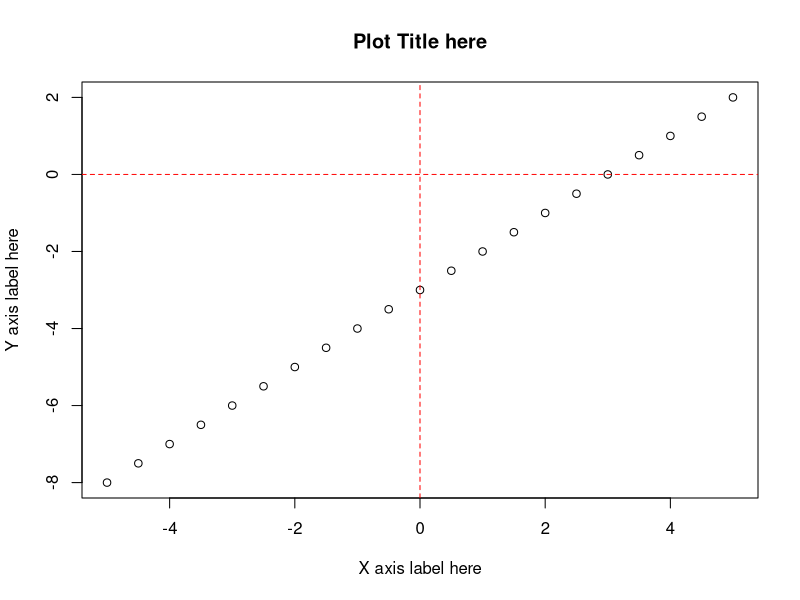
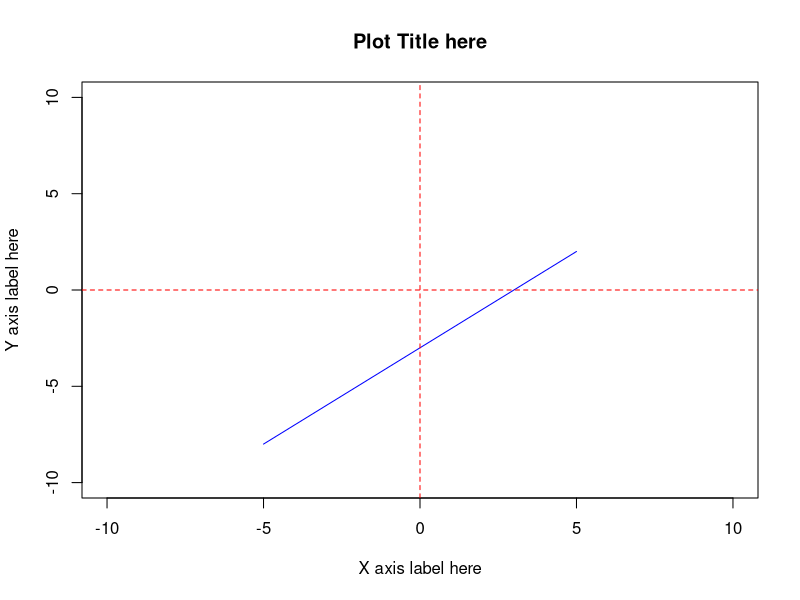
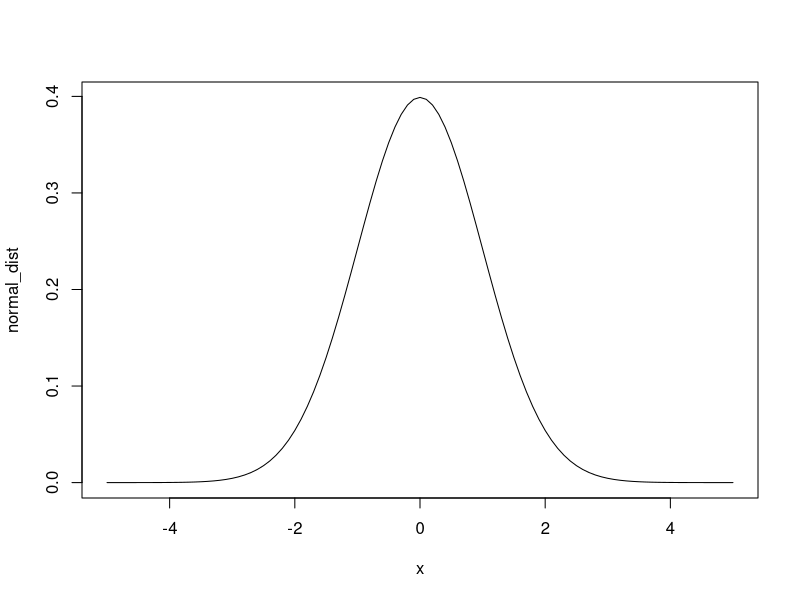
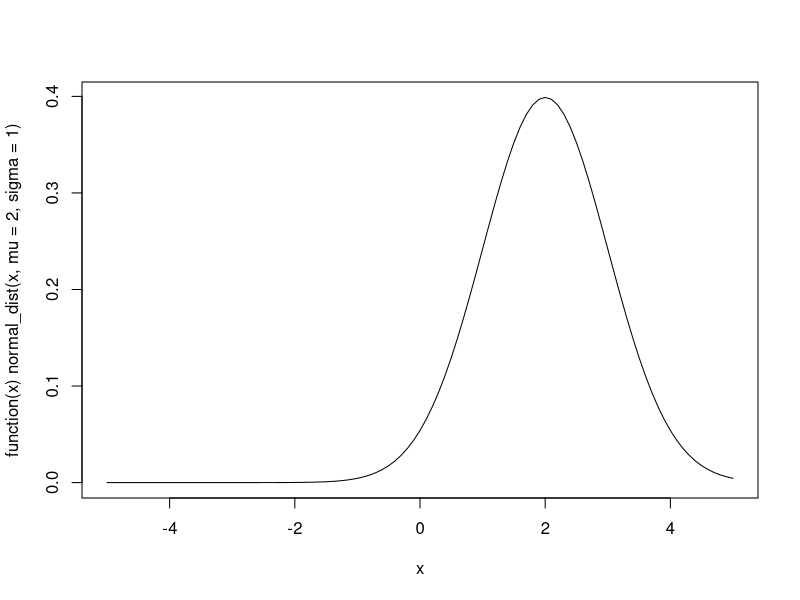
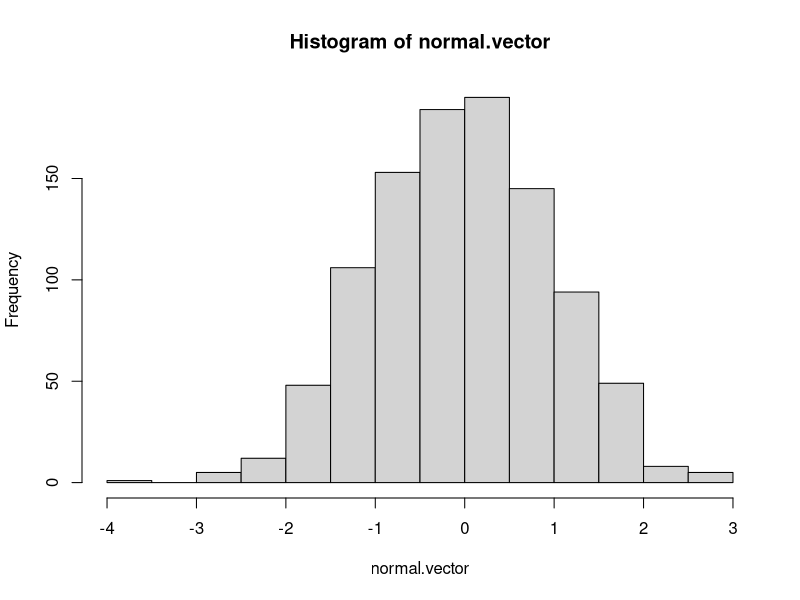
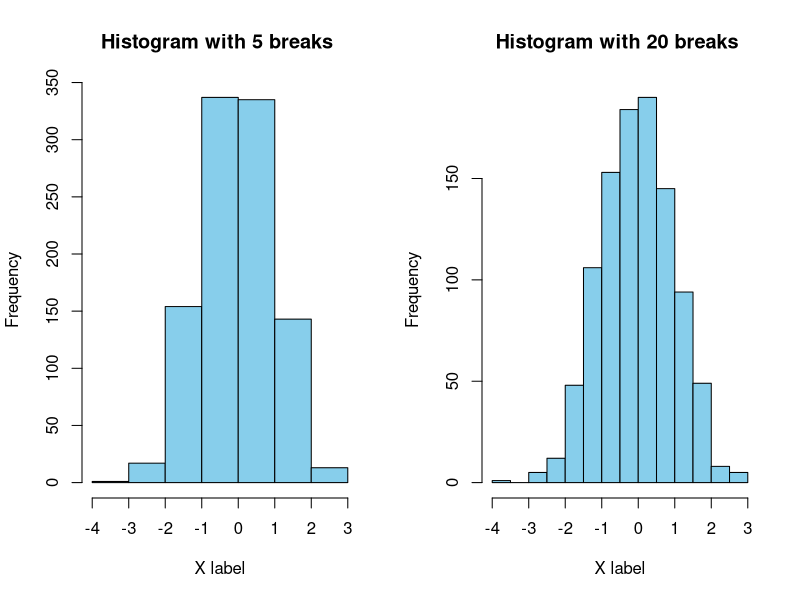
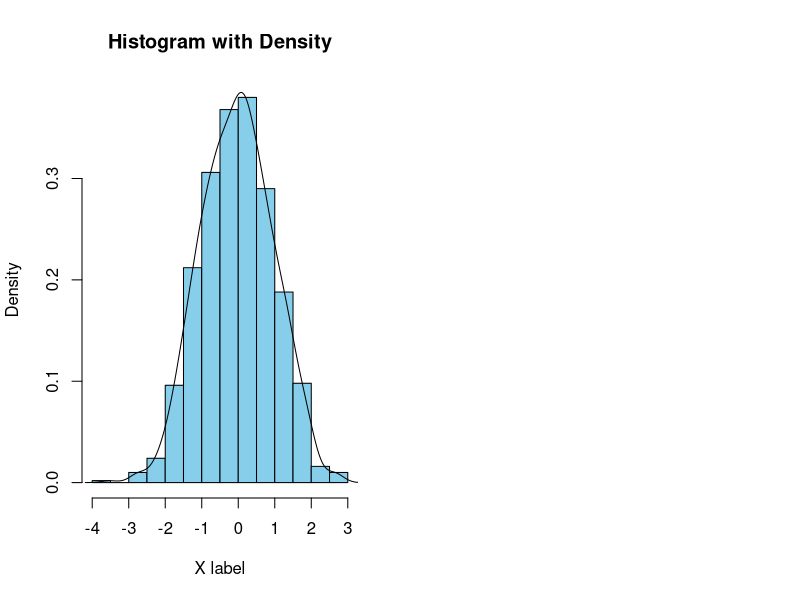
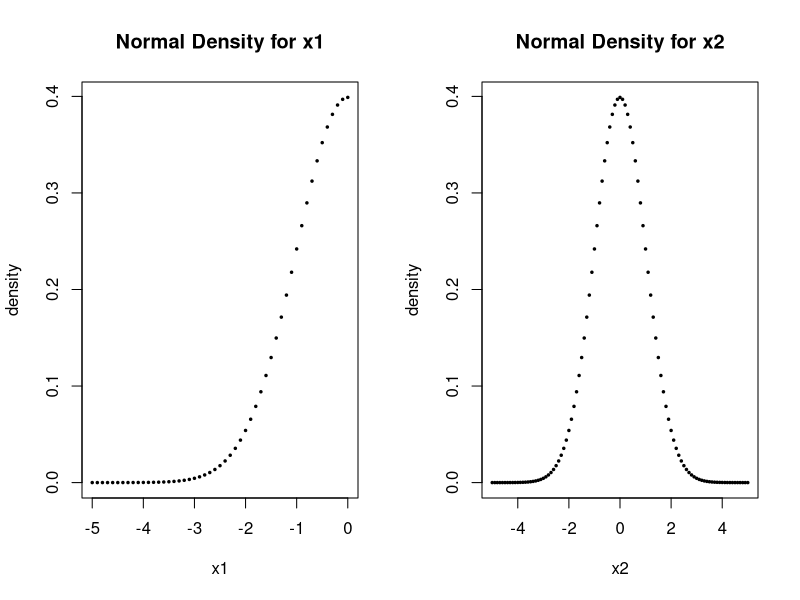

Reproduce these figures in R, in order.
## ---- chunk 1

x <- seq(-5, 5, by = 0.5) 

y <- x - 3

plot(x, y, 
     xlab = "X axis label here", 
     ylab = "Y axis label here", 
     main = "Plot Title here")

# These two lines draw the red dotted lines marking x = 0, y = 0
# the abline function adds custom lines to the plot generated above
abline(h = 0, lty = 2, col = 'red')
abline(v = 0, lty = 2, col = 'red')

## ---- chunk 2

plot(x, y,                       # input data
     type = 'l',                 # specifying type, 'p' for points 'l' for lines
     xlab = "X axis label here", # x axis label
     ylab = "Y axis label here", # y axis label
     main = "Plot Title here", # main title
     xlim = c(-10,10), # setting range for x
     ylim = c(-10,10), # setting range for y
     col = 'blue')     # set the color for data points 

# col can be a color name defined in R or a color generated by the function rgb()  
# or a code for a color. (google R colors for more help!)

# the abline function adds custom lines to the plot generated above
abline(h = 0, lty = 2, col = 'red')
abline(v = 0, lty = 2, col = 'red')

## ---- chunk 3

normal_dist <- function(x, mu = 0, sigma =1) {
  1/ (sigma * sqrt(2 * pi)) * exp( - ((x - mu)^2) / (2 * sigma ^ 2) )
}

plot(normal_dist, xlim = c(-5,5))

## ---- chunk 4

plot(function(x) normal_dist(x, mu = 2, sigma = 1), xlim = c(-5,5))

## ---- chunk 5
normal.vector <- rnorm(1000) 

# rnorm(() generates random points from a normal distribution
# more information about this function will be covered in the next section                     
     
# most basic form
hist(normal.vector)
## ---- chunk 6

# adding options

par(mfrow = c(1,2))

hist(normal.vector,                   # input data
     xlab = "X label",                # x axis label
     main = "Histogram with 5 breaks ", # main title 
     col = "skyblue", # setting the fill color for bars
     breaks = 5) # breaks specifies the number of bins

hist(normal.vector,                   # input data
     xlab = "X label",                # x axis label
     main = "Histogram with 20 breaks ", # main title 
     col = "skyblue", # setting the fill color for bars
     breaks = 20) # breaks specifies the number of bins

## ---- chunk 7
hist(normal.vector,                   # input data
     xlab = "X label",                # x axis label
     main = "Histogram with Density", # main title 
     col = "skyblue", # setting the fill color for bars
     probability = TRUE) # Density instead of counts 

lines(density(normal.vector)) # add a density line to the histogram
## ---- chunk 8

# Generate 5 samples drawn from a normal distribution with mean = 0 and sd = 1
rnorm(n = 5, mean = 0, sd = 1)
## ---- chunk 9
par(mfrow = c(1,2)) # setting layout for plots ( 1 x 2 plot window)

x1 <- seq(-5, 0, by = 0.1) 

plot(x1, dnorm(x1, mean = 0,sd = 1),
     ylab = "density", 
     main = "Normal Density for x1",
     pch = 20, cex = 0.5) # pch option changes the style for points 

x2 <- seq(-5, 5, by = 0.1)

plot(x2, dnorm(x2, mean = 0,sd = 1), 
     ylab = "density", 
     main = "Normal Density for x2",
     pch = 20, cex = 0.5) # pch option changes the style for points 


## ---- chunk 10

plot(x2, dnorm(x2, mean = 0,sd = 1), 
     ylab = "density", 
     main = "Cumulative density, x = -1",
     type = 'l')

x_cord <- c(-5,seq(-5,-1, by = 0.1),-1)
y_cord <- c(0,dnorm(seq(-5,-1, by = 0.1)),0)
polygon(x_cord, y_cord, col = 'skyblue')
## ---- chunk 11
pnorm(-1, mean = 0,sd = 1)
## ---- chunk 12
plot(x2, dnorm(x2, mean = 0,sd = 1), 
     ylab = "density", 
     main = "Cumulative density, x = 1",
     type = 'l')

x_cord <- c(-5,seq(-5,1, by = 0.1),1)
y_cord <- c(0,dnorm(seq(-5,1, by = 0.1)),0)
polygon(x_cord, y_cord, col = 'skyblue')
## ---- chunk 13
pnorm(1, mean = 0,sd = 1)
## ---- chunk 14
plot(x2, dnorm(x2, mean = 0,sd = 1), 
     ylab = "density", 
     main = "Cumulative density, x = 1 (<-direction)",
     type = 'l')

x_cord <- c(1,seq(1,5, by = 0.1),5)
y_cord <- c(0,dnorm(seq(1,5, by = 0.1)),0)
polygon(x_cord, y_cord, col = 'skyblue')
## ---- chunk 15
pnorm(1, mean = 0,sd = 1, lower.tail = FALSE)
## ---- chunk 16
plot(x2, dnorm(x2, mean = 0,sd = 1), 
     ylab = "density", 
     main = "0.25, 0.5, 0.75 - Quantile Values",
     type = 'l')

abline(v = qnorm(0.25), lty = 2, col = 'red')
abline(v = qnorm(0.5), lty = 2, col = 'red')
abline(v = qnorm(0.75), lty = 2, col = 'red')

## ---- chunk 17
qnorm(0.25, mean = 0,sd = 1)  
qnorm(0.5, mean = 0,sd = 1)  
qnorm(0.75, mean = 0,sd = 1)  
## ---- chunk 18
x <- seq(-5, 5, by = 0.5) 

y <- 2 * x

plot(x,y)
abline(v = 0, lty = 2, col = 'red')
abline(h = 0, lty = 2, col = 'red')

x_cord <- c(0,1,2,2)
y_cord <- c(0,2,4,0)
polygon(x_cord, y_cord, col = 'skyblue')
## ---- chunk 19
pnorm_viz <- function(input_value){
    x_range <- seq(-5,5, by = 0.1)
    plot(x_range, dnorm(x_range, mean = 0,sd = 1), 
       ylab = "density", 
       main = "Normal distribution from -5 to 5",
       type = 'l')
    
    poly_sequence <- seq(-5,input_value, by = 0.1)
    x_cord <- c(-5,poly_sequence,input_value)
    y_cord <- c(0,dnorm(poly_sequence),0)
    polygon(x_cord, y_cord, col = 'skyblue')
}
## ---- chunk 20
pnorm_viz(-1.5)
